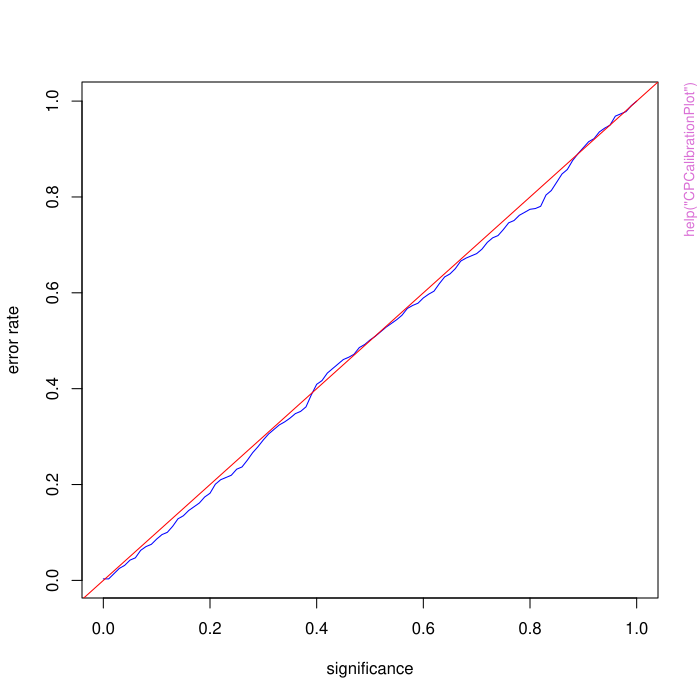

Write R code to recreate this figure.
pkgname <- "conformalClassification"
source(file.path(R.home("share"), "R", "examples-header.R"))
options(warn = 1)
base::assign(".ExTimings", "conformalClassification-Ex.timings", pos = 'CheckExEnv')
base::cat("name\tuser\tsystem\telapsed\n", file=base::get(".ExTimings", pos = 'CheckExEnv'))
base::assign(".format_ptime",
function(x) {
  if(!is.na(x[4L])) x[1L] <- x[1L] + x[4L]
  if(!is.na(x[5L])) x[2L] <- x[2L] + x[5L]
  options(OutDec = '.')
  format(x[1L:3L], digits = 7L)
},
pos = 'CheckExEnv')

### * </HEADER>
library('conformalClassification')

base::assign(".oldSearch", base::search(), pos = 'CheckExEnv')
cleanEx()
nameEx("CPCalibrationPlot")
### * CPCalibrationPlot

flush(stderr()); flush(stdout())

base::assign(".ptime", proc.time(), pos = "CheckExEnv")
### Name: CPCalibrationPlot
### Title: Plots the calibration plot
### Aliases: CPCalibrationPlot

### ** Examples

## load the library
library(mlbench)
#library(caret)
library(conformalClassification)

## load the DNA dataset
data(DNA)
originalData <- DNA

## make sure first column is always the label and class labels are always 1, 2, ...
nrAttr = ncol(originalData) #no of attributes
tempColumn = originalData[, 1]
originalData[, 1] = originalData[, nrAttr]
originalData[, nrAttr] = tempColumn
originalData[, 1] = as.factor(originalData[, 1])
originalData[, 1] = as.numeric(originalData[, 1])

## partition the data into training and test set
#result = createDataPartition(originalData[, 1], p = 0.8, list = FALSE)
size = nrow(originalData)
result = sample(1:size,  0.8*size)
trainingSet = originalData[result, ]
testSet = originalData[-result, ]

##ICP classification
pValues = ICPClassification(trainingSet, testSet)
CPCalibrationPlot(pValues, testSet, "blue")



base::assign(".dptime", (proc.time() - get(".ptime", pos = "CheckExEnv")), pos = "CheckExEnv")
base::cat("CPCalibrationPlot", base::get(".format_ptime", pos = 'CheckExEnv')(get(".dptime", pos = "CheckExEnv")), "\n", file=base::get(".ExTimings", pos = 'CheckExEnv'), append=TRUE, sep="\t")
cleanEx()
nameEx("CPEfficiency")
### * CPEfficiency

flush(stderr()); flush(stdout())

base::assign(".ptime", proc.time(), pos = "CheckExEnv")
### Name: CPEfficiency
### Title: Computes efficiency of a conformal predictor, which is defined
###   as the ratio of predictions with more than one class over the size of
###   the testset
### Aliases: CPEfficiency

### ** Examples

## load the library
library(mlbench)
#library(caret)
library(conformalClassification)

## load the DNA dataset
data(DNA)
originalData <- DNA

## make sure first column is always the label and class labels are always 1, 2, ...
nrAttr = ncol(originalData) #no of attributes
tempColumn = originalData[, 1]
originalData[, 1] = originalData[, nrAttr]
originalData[, nrAttr] = tempColumn
originalData[, 1] = as.factor(originalData[, 1])
originalData[, 1] = as.numeric(originalData[, 1])

## partition the data into training and test set
#result = createDataPartition(originalData[, 1], p = 0.8, list = FALSE)
size = nrow(originalData)
result = sample(1:size,  0.8*size)

trainingSet = originalData[result, ]
testSet = originalData[-result, ]

##ICP classification
pValues = ICPClassification(trainingSet, testSet)
testLabels = testSet[,1]
CPEfficiency(pValues, testLabels)



base::assign(".dptime", (proc.time() - get(".ptime", pos = "CheckExEnv")), pos = "CheckExEnv")
base::cat("CPEfficiency", base::get(".format_ptime", pos = 'CheckExEnv')(get(".dptime", pos = "CheckExEnv")), "\n", file=base::get(".ExTimings", pos = 'CheckExEnv'), append=TRUE, sep="\t")
cleanEx()
nameEx("CPErrorRate")
### * CPErrorRate

flush(stderr()); flush(stdout())

base::assign(".ptime", proc.time(), pos = "CheckExEnv")
### Name: CPErrorRate
### Title: Computes error rate of a conformal predictor, which is defined
###   as the ratio of predictions with missing true class lables over the
###   size of the testset
### Aliases: CPErrorRate

### ** Examples

## load the library
library(mlbench)
#library(caret)
library(conformalClassification)

## load the DNA dataset
data(DNA)
originalData <- DNA

## make sure first column is always the label and class labels are always 1, 2, ...
nrAttr = ncol(originalData) #no of attributes
tempColumn = originalData[, 1]
originalData[, 1] = originalData[, nrAttr]
originalData[, nrAttr] = tempColumn
originalData[, 1] = as.factor(originalData[, 1])
originalData[, 1] = as.numeric(originalData[, 1])

## partition the data into training and test set
#result = createDataPartition(originalData[, 1], p = 0.8, list = FALSE)
size = nrow(originalData)
result = sample(1:size,  0.8*size)

trainingSet = originalData[result, ]
testSet = originalData[-result, ]

##ICP classification
pValues = ICPClassification(trainingSet, testSet)
testLabels = testSet[,1]
CPErrorRate(pValues, testLabels)



base::assign(".dptime", (proc.time() - get(".ptime", pos = "CheckExEnv")), pos = "CheckExEnv")
base::cat("CPErrorRate", base::get(".format_ptime", pos = 'CheckExEnv')(get(".dptime", pos = "CheckExEnv")), "\n", file=base::get(".ExTimings", pos = 'CheckExEnv'), append=TRUE, sep="\t")
cleanEx()
nameEx("CPObsFuzziness")
### * CPObsFuzziness

flush(stderr()); flush(stdout())

base::assign(".ptime", proc.time(), pos = "CheckExEnv")
### Name: CPObsFuzziness
### Title: Computes observed fuzziness, which is defined as the sum of all
###   p-values for the incorrect class labels.
### Aliases: CPObsFuzziness

### ** Examples

## load the library
library(mlbench)
#library(caret)
library(conformalClassification)

## load the DNA dataset
data(DNA)
originalData <- DNA

## make sure first column is always the label and class labels are always 1, 2, ...
nrAttr = ncol(originalData) #no of attributes
tempColumn = originalData[, 1]
originalData[, 1] = originalData[, nrAttr]
originalData[, nrAttr] = tempColumn
originalData[, 1] = as.factor(originalData[, 1])
originalData[, 1] = as.numeric(originalData[, 1])

## partition the data into training and test set
#result = createDataPartition(originalData[, 1], p = 0.8, list = FALSE)
size = nrow(originalData)
result = sample(1:size,  0.8*size)

trainingSet = originalData[result, ]
testSet = originalData[-result, ]

##ICP classification
pValues = ICPClassification(trainingSet, testSet)
testLabels = testSet[,1]
CPObsFuzziness(pValues, testLabels)



base::assign(".dptime", (proc.time() - get(".ptime", pos = "CheckExEnv")), pos = "CheckExEnv")
base::cat("CPObsFuzziness", base::get(".format_ptime", pos = 'CheckExEnv')(get(".dptime", pos = "CheckExEnv")), "\n", file=base::get(".ExTimings", pos = 'CheckExEnv'), append=TRUE, sep="\t")
cleanEx()
nameEx("CPValidity")
### * CPValidity

flush(stderr()); flush(stdout())

base::assign(".ptime", proc.time(), pos = "CheckExEnv")
### Name: CPValidity
### Title: Computes the deviation from exact validity as the Euclidean norm
###   of the difference of the observed error and the expected error
### Aliases: CPValidity

### ** Examples

## load the library
library(mlbench)
#library(caret)
library(conformalClassification)

## load the DNA dataset
data(DNA)
originalData <- DNA

## make sure first column is always the label and class labels are always 1, 2, ...
nrAttr = ncol(originalData) #no of attributes
tempColumn = originalData[, 1]
originalData[, 1] = originalData[, nrAttr]
originalData[, nrAttr] = tempColumn
originalData[, 1] = as.factor(originalData[, 1])
originalData[, 1] = as.numeric(originalData[, 1])

## partition the data into training and test set
#result = createDataPartition(originalData[, 1], p = 0.8, list = FALSE)
size = nrow(originalData)
result = sample(1:size,  0.8*size)

trainingSet = originalData[result, ]
testSet = originalData[-result, ]

##ICP classification
pValues = ICPClassification(trainingSet, testSet)
testLabels = testSet[,1]
CPValidity(pValues, testLabels)



base::assign(".dptime", (proc.time() - get(".ptime", pos = "CheckExEnv")), pos = "CheckExEnv")
base::cat("CPValidity", base::get(".format_ptime", pos = 'CheckExEnv')(get(".dptime", pos = "CheckExEnv")), "\n", file=base::get(".ExTimings", pos = 'CheckExEnv'), append=TRUE, sep="\t")
cleanEx()
nameEx("ICPClassification")
### * ICPClassification

flush(stderr()); flush(stdout())

base::assign(".ptime", proc.time(), pos = "CheckExEnv")
### Name: ICPClassification
### Title: Class-conditional Inductive conformal classifier for multi-class
###   problems
### Aliases: ICPClassification

### ** Examples

## load the library
library(mlbench)
#library(caret)
library(conformalClassification)

## load the DNA dataset
data(DNA)
originalData <- DNA

## make sure first column is always the label and class labels are always 1, 2, ...
nrAttr = ncol(originalData) #no of attributes
tempColumn = originalData[, 1]
originalData[, 1] = originalData[, nrAttr]
originalData[, nrAttr] = tempColumn
originalData[, 1] = as.factor(originalData[, 1])
originalData[, 1] = as.numeric(originalData[, 1])

## partition the data into training and test set
#result = createDataPartition(originalData[, 1], p = 0.8, list = FALSE)
size = nrow(originalData)
result = sample(1:size,  0.8*size)

trainingSet = originalData[result, ]
testSet = originalData[-result, ]

##ICP classification
pValues = ICPClassification(trainingSet, testSet)
#perfVlaues = pValues2PerfMetrics(pValues, testSet)
#print(perfVlaues)
#CPCalibrationPlot(pValues, testSet, "blue")



base::assign(".dptime", (proc.time() - get(".ptime", pos = "CheckExEnv")), pos = "CheckExEnv")
base::cat("ICPClassification", base::get(".format_ptime", pos = 'CheckExEnv')(get(".dptime", pos = "CheckExEnv")), "\n", file=base::get(".ExTimings", pos = 'CheckExEnv'), append=TRUE, sep="\t")
cleanEx()
nameEx("TCPClassification")
### * TCPClassification

flush(stderr()); flush(stdout())

base::assign(".ptime", proc.time(), pos = "CheckExEnv")
### Name: TCPClassification
### Title: Class-conditional transductive conformal classifier for
###   multi-class problems
### Aliases: TCPClassification

### ** Examples

## load the library
#library(mlbench)
#library(caret)
#library(conformalClassification)

## load the DNA dataset
#data(DNA)
#originalData <- DNA

## make sure first column is always the label and class labels are always 1, 2, ...
#nrAttr = ncol(originalData) #no of attributes
#tempColumn = originalData[, 1]
#originalData[, 1] = originalData[, nrAttr]
#originalData[, nrAttr] = tempColumn
#originalData[, 1] = as.factor(originalData[, 1])
#originalData[, 1] = as.numeric(originalData[, 1])

## partition the data into training and test set
#result = createDataPartition(originalData[, 1], p = 0.8, list = FALSE)
#trainingSet = originalData[result, ]
#testSet = originalData[-result, ]

##reduce the size of the training set, because TCP is slow
#result = createDataPartition(trainingSet[, 1], p=0.8, list=FALSE)
#trainingSet = trainingSet[-result, ]

##TCP classification
#pValues = TCPClassification(trainingSet, testSet)
#perfVlaues = pValues2PerfMetrics(pValues, testSet)
#print(perfVlaues)
#CPCalibrationPlot(pValues, testSet, "blue")
#not run



base::assign(".dptime", (proc.time() - get(".ptime", pos = "CheckExEnv")), pos = "CheckExEnv")
base::cat("TCPClassification", base::get(".format_ptime", pos = 'CheckExEnv')(get(".dptime", pos = "CheckExEnv")), "\n", file=base::get(".ExTimings", pos = 'CheckExEnv'), append=TRUE, sep="\t")
cleanEx()
nameEx("parTCPClassification")
### * parTCPClassification

flush(stderr()); flush(stdout())

base::assign(".ptime", proc.time(), pos = "CheckExEnv")
### Name: parTCPClassification
### Title: Class-conditional transductive conformal classifier for
###   multi-class problems, paralled computations
### Aliases: parTCPClassification

### ** Examples

## load the library
#library(mlbench)
#library(caret)
#library(conformalClassification)

## load the DNA dataset
#data(DNA)
#originalData <- DNA

## make sure first column is always the label and class labels are always 1, 2, ...
#nrAttr = ncol(originalData) #no of attributes
#tempColumn = originalData[, 1]
#originalData[, 1] = originalData[, nrAttr]
#originalData[, nrAttr] = tempColumn
#originalData[, 1] = as.factor(originalData[, 1])
#originalData[, 1] = as.numeric(originalData[, 1])

## partition the data into training and test set
#result = createDataPartition(originalData[, 1], p = 0.8, list = FALSE)
#trainingSet = originalData[result, ]
#testSet = originalData[-result, ]

##ICP classification
#pValues = parTCPClassification(trainingSet, testSet)
#perfVlaues = pValues2PerfMetrics(pValues, testSet)
#print(perfVlaues)
#CPCalibrationPlot(pValues, testSet, "blue")
#not run



base::assign(".dptime", (proc.time() - get(".ptime", pos = "CheckExEnv")), pos = "CheckExEnv")
base::cat("parTCPClassification", base::get(".format_ptime", pos = 'CheckExEnv')(get(".dptime", pos = "CheckExEnv")), "\n", file=base::get(".ExTimings", pos = 'CheckExEnv'), append=TRUE, sep="\t")
### * <FOOTER>
###
options(digits = 7L)
base::cat("Time elapsed: ", proc.time() - base::get("ptime", pos = 'CheckExEnv'),"\n")
grDevices::dev.off()
###
### Local variables: ***
### mode: outline-minor ***
### outline-regexp: "\\(> \\)?### [*]+" ***
### End: ***
quit('no')
